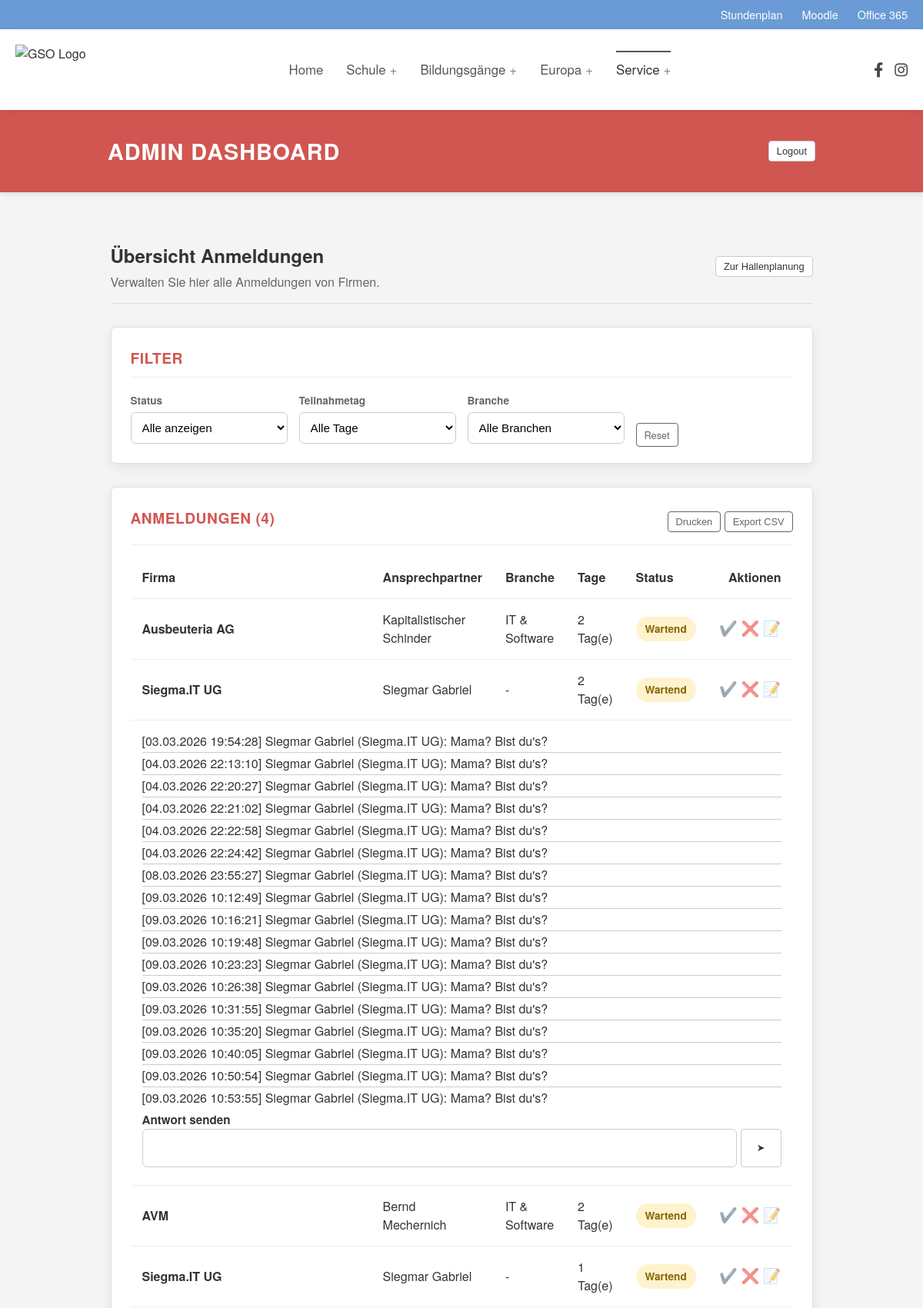
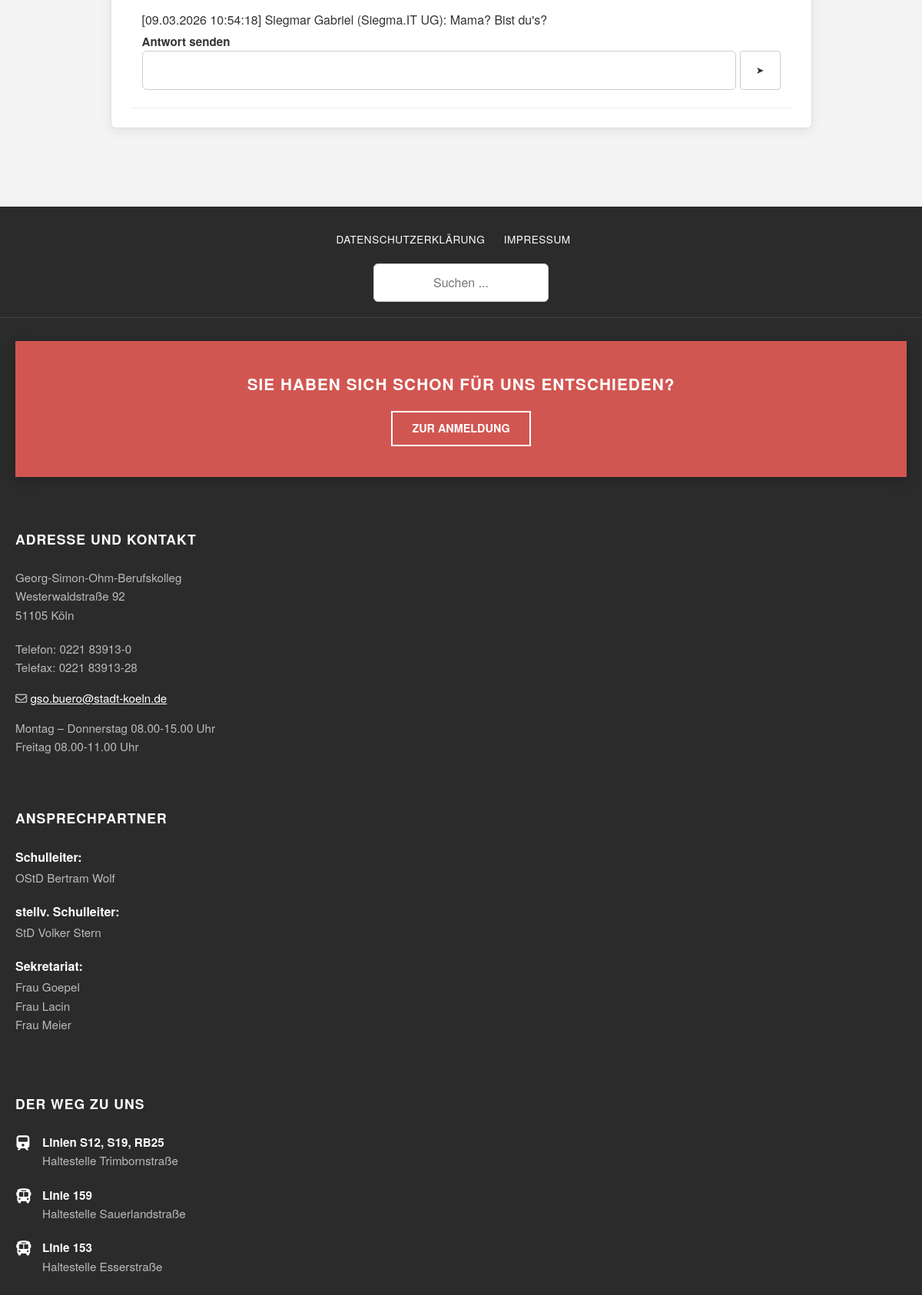
The app's page /dashboard (signed in, upper part) with its own data (2 pictures, top to bottom).
### database/models.py (models this page shows, shortened)
class Booking(Schema):
    __tablename__ = 'bookings'
    id = mapped_column(Integer, primary_key=True)
    user_id = mapped_column(Integer, ForeignKey('users.id'), nullable=False)
    event_year = mapped_column(Integer, nullable=False, default=datetime.now().year)
    first = mapped_column(Boolean, nullable=False, default=False)
    second = mapped_column(Boolean, nullable=False, default=False)
    status = mapped_column(Enum(BookingStatus), nullable=False, default=BookingStatus.pending)
    chairs_needed = mapped_column(Integer, nullable=False, default=0)
    tables_needed = mapped_column(Integer, nullable=False, default=0)
    sockets_needed = mapped_column(Integer, nullable=False, default=2)
    remarks = mapped_column(String, nullable=True)
    presentation = mapped_column(String, nullable=True)
    admin_note = mapped_column(String, nullable=True)
    user = relationship("User", back_populates="bookings")
    correspondence = relationship("Correspondence", back_populates="booking")
    UniqueConstraint('user_id', 'event_year')

class User(Schema):
    __tablename__ = 'users'
    id = mapped_column(Integer, primary_key=True)
    name = mapped_column(String, nullable=False)
    industry = mapped_column(String, nullable=True)
    contact_person = mapped_column(String, nullable=True)
    phone = mapped_column(String, nullable=True)
    email = mapped_column(String, nullable=False, unique=True)
    street = mapped_column(String, nullable=True)
    zip = mapped_column(String, nullable=True)
    city = mapped_column(String, nullable=True)
    support_association = mapped_column(Boolean, nullable=False, default=False)
    is_admin = mapped_column(Boolean, nullable=False, default=False)
    tokens = relationship("Token", back_populates="user")
    bookings = relationship("Booking", back_populates="user")

class Correspondence(Schema):
    __tablename__ = 'issues'
    id = mapped_column(Integer, primary_key=True)
    booking_id = mapped_column(Integer, ForeignKey('bookings.id'), nullable=False)
    from_admin = mapped_column(Boolean, nullable=False, default=False)
    from_user = mapped_column(Integer, ForeignKey('users.id'), nullable=False)
    timestamp = mapped_column(DateTime, nullable=False, default=datetime.now)
    message = mapped_column(String, nullable=False)
    booking = relationship("Booking", back_populates="correspondence")
    sender = relationship("User")

### app.py (the view, shortened to what this page needs)
@app.route('/marketplace')
@app.route('/dashboard')
@login_required
def dashboard():
    this_year = datetime.now().year
    if current_user.is_admin:
        template = 'admin_dashboard.html'
        bookings = get_bookings(**transform_filters(request.args), event_year=this_year)
    return render_template(template, user=current_user, bookings=bookings)

### app.py (called while the page is built)
@login_manager.user_loader
def load_user(user_id) -> Optional[Authenticated[User]]:
    try:
        user_id = int(user_id)
        user_record = db.query(User).filter_by(id=user_id).one()
        return Authenticated(user_record)
    except Exception:
        print(f'[WARN] user id not found: {user_id}')
        return None

@app.context_processor
def inject_constants():
    return { 'industry_names': industry_names }

### auth.py (called while the page is built)
    def __getattr__(self, attr):
        return getattr(self.record, attr)

### db.py (called while the page is built)
def get_bookings(**filters) -> list[Booking]:
    user_filters = {}
    if 'industry' in filters:
        user_filters['industry'] = filters.pop('industry')
    query = db.query(Booking).filter_by(**filters)
    query = query.join(Booking.user).filter_by(**user_filters)
    query = query.join(Booking.correspondence, isouter=True)
    return [decorate(booking) for booking in query.all()]

def decorate(booking: Booking) -> Booking:
    booking.duration = booking.first + booking.second
    booking.needs_response =(
            bool(len(booking.correspondence)) and not booking.correspondence[-1].from_admin)
    return booking

### input.py (called while the page is built, shortened)
def transform_filters(qparams: MultiDict[str, str]) -> dict[str, Any]:
    db_filters = {}
    if 'status' in qparams and qparams['status'] != 'all':
        db_filters['status'] = qparams['status']
    if 'industry' in qparams and qparams['industry'] != 'all':
        db_filters['industry'] = qparams['industry']
    return db_filters

### templates/admin_dashboard.html (shortened to what this page needs)
{% extends "marketplace.html" %}
{% set booking_list = bookings|list %}
{% block page_title %}Admin Dashboard{% endblock%}
{% block sub_content %}
<div class="dashboard-container">
  <div class="dashboard-intro">
    <div>
      <h2 class="welcome-title">Übersicht Anmeldungen</h2>
      <p class="welcome-sub">Verwalten Sie hier alle Anmeldungen von Firmen.</p>
    </div>
    <form action="/admin/floorplan"><button class="btn-small-outline btn-white-background">Zur Hallenplanung</button></form>
  </div>
  <section class="dash-card filter-card">
    <h3 class="card-title">Filter</h3>
    <form class="filter-grid" method="GET" action="{{ url_for('dashboard') }}">
      <div class="filter-group">
        <label for="filter-status">Status</label>
        <select id="filter-status" name="status" class="admin-select" onchange="this.form.submit()">
          <option value="all" {% if request.args.get('status') == 'all' or not request.args.get('status') %}selected{% endif %}>Alle anzeigen</option>
        </select>
      </div>
      <div class="filter-group">
        <label for="filter-day">Teilnahmetag</label>
        <select id="filter-day" name="day" class="admin-select" onchange="this.form.submit()">
          <option value="all" {% if request.args.get('day') == 'all' or not request.args.get('day') %}selected{% endif %}>Alle Tage</option>
        </select>
      </div>
      <div class="filter-group">
        <label for="filter-industry">Branche</label>
        <select id="filter-industry" name="industry" class="admin-select" onchange="this.form.submit()">
          <option value="all" {% if request.args.get('industry') == 'all' or not request.args.get('industry') %}selected{% endif %}>Alle Branchen</option>
        </select>
      </div>
      <div class="filter-actions">
        <a href="{{ url_for('dashboard') }}" class="btn-small-outline">
            Reset
        </a>
      </div>
    </form>
  </section>
  <div id="bookings">
    <section class="dash-card results-card">
      <div class="header-row">
        <h3 class="card-title" style="margin-bottom:0; border:none;">Anmeldungen ({{ booking_list|length }})</h3>
        <div class="no-print">
          <button class="btn-small-outline" onclick="printElement('bookings')">Drucken</button>
          <button class="btn-small-outline" onclick="exportCSV('bookings')">Export CSV</button>
        </div>
      </div>
      <div class="table-responsive">
        <table class="admin-table">
          <thead>
            <tr>
              <th>Firma</th>
              <th>Ansprechpartner</th>
              <th>Branche</th>
              <th>Tage</th>
              <th>Status</th>
              <th class="text-right no-print">Aktionen</th>
            </tr>
          </thead>
          <tbody>
          {% for booking in booking_list %}
            <tr>
              <td data-label="Firma" class="fw-bold">{{ booking.user.name }}</td>
              <td data-label="Ansprechpartner">{{ booking.user.contact_person }}</td>
              <td data-label="Branche">
                {% if booking.user.industry %}
                  {{ industry_names.get(booking.user.industry, booking.user.industry) }}
                {% else %}
                  -
                {% endif %}
              </td>
              <td data-label="Dauer">{{ booking.duration }} Tag(e)</td>
              <td data-label="Status">
                <span class="status-badge status-{{ booking.status.name|lower }}">
                  {{ booking.status.value }}
                </span>
              </td>
              <td data-label="Aktionen" class="text-right action-cell no-print">
                <form action="/admin/booking/{{ booking.id }}/confirm" method="POST" style="display:inline;">
                  <button type="submit" class="btn-icon btn-approve" title="Anmeldung bestätigen">
                      ✔️
                  </button>
                </form>
                <form action="/admin/booking/{{ booking.id }}/reject" method="POST" style="display:inline;" onsubmit="return confirm('Möchten Sie diese Anmeldung wirklich ablehnen?');">
                  <button type="submit" class="btn-icon btn-reject" title="Anmeldung ablehnen">
                      ❌
                  </button>
                </form>
                <button onclick="showNote({{ booking.id }})" class="btn-icon btn-reject" title="Notiz anzeigen/bearbeiten">
                    📝
                </button>
              </td>
            </tr>
            {% if booking.needs_response %}
            <tr>
              <td colspan="6" aria-label="Nachrichtenverlauf">
                <div class="info-item full-width">
                  {% for message in booking.correspondence %}
                    <span class="message">[{{ message.timestamp.strftime("%d.%m.%Y %H:%M:%S") }}] {{ message.sender.contact_person }} ({{ message.sender.name }}): {{ message.message }}</span>
                  {% endfor %}
                </div>
                <form action="/admin/booking/{{ booking.id }}/respond" method="POST" style="margin-top: 5px;">
                  <label>
                    Antwort senden
                    <div style="flex-direction: row; display: flex">
                      <input type="text" name="response" />
                      <button type="submit" class="btn-small-outline btn-white-background btn-submit-message" title="Antwort abschicken">
                          ➤
                      </button>
                    </div>
                  </label>
                </form>
              </td>
            </tr>
            {% endif %}
          {% endfor %}
          </tbody>
        </table>
      </div>
    </section>
  </div>
</div>
{% endblock %}

### static/css/baseStyle.css (style rules this page uses)
* { box-sizing: border-box; }
body { margin: 0; padding: 0; font-family: "Fira Sans", "Helvetica Neue", Arial, sans-serif; color: #333; background-color: #f9f9f9; line-height: 1.5; }
a { text-decoration: none; color: inherit; transition: color 0.2s ease; }

### static/css/marketplace.css (style rules this page uses)
:root { --gso-red: #d15651; --gso-blue: #6a9bd6; --gso-blue-hover: #5a8bc6; --text-color: #333; --text-muted: #666; --bg-color: #f4f4f4; --border-color: #ccc; --input-border: #ced4da; --input-focus: #6a8ecf; --card-shadow: 0 4px 15px rgba(0,0,0,0.1); --radius: 4px; }
* { box-sizing: border-box; }
body { font-family: "Fira Sans", "Helvetica Neue", Arial, sans-serif; background-color: var(--bg-color); margin: 0; color: var(--text-color); line-height: 1.5; }
label, .day-label, .label-text { font-weight: 600; margin-bottom: 0.5rem; color: var(--text-color); font-size: 0.95rem; display: block; }
input[type="text"], input[type="password"], input[type="email"], input[type="number"], input[type="tel"], textarea { padding: 0.8rem; font-size: 1rem; border: 1px solid var(--border-color); border-radius: var(--radius); width: 100%; transition: border-color 0.3s, box-shadow 0.3s; background: #fff; font-family: inherit; box-sizing: border-box; }

### records on screen
Booking: user.name "Ausbeuteria AG", user.contact_person "Kapitalistischer Schinder", duration "2", status.value "Wartend"
User: get "IT & Software"
Booking: user.name "Siegma.IT UG", user.contact_person "Siegmar Gabriel", duration "2", status.value "Wartend"
Correspondence: timestamp "03.03.2026 19:54:28", sender.contact_person "Siegmar Gabriel", sender.name "Siegma.IT UG", message "Mama? Bist du's?"
Correspondence: timestamp "04.03.2026 22:13:10", sender.contact_person "Siegmar Gabriel", sender.name "Siegma.IT UG", message "Mama? Bist du's?"
Correspondence: timestamp "04.03.2026 22:20:27", sender.contact_person "Siegmar Gabriel", sender.name "Siegma.IT UG", message "Mama? Bist du's?"
Correspondence: timestamp "04.03.2026 22:21:02", sender.contact_person "Siegmar Gabriel", sender.name "Siegma.IT UG", message "Mama? Bist du's?"
Correspondence: timestamp "04.03.2026 22:22:58", sender.contact_person "Siegmar Gabriel", sender.name "Siegma.IT UG", message "Mama? Bist du's?"
Correspondence: timestamp "04.03.2026 22:24:42", sender.contact_person "Siegmar Gabriel", sender.name "Siegma.IT UG", message "Mama? Bist du's?"
Correspondence: timestamp "08.03.2026 23:55:27", sender.contact_person "Siegmar Gabriel", sender.name "Siegma.IT UG", message "Mama? Bist du's?"
Correspondence: timestamp "09.03.2026 10:12:49", sender.contact_person "Siegmar Gabriel", sender.name "Siegma.IT UG", message "Mama? Bist du's?"
Correspondence: timestamp "09.03.2026 10:16:21", sender.contact_person "Siegmar Gabriel", sender.name "Siegma.IT UG", message "Mama? Bist du's?"
Correspondence: timestamp "09.03.2026 10:19:48", sender.contact_person "Siegmar Gabriel", sender.name "Siegma.IT UG", message "Mama? Bist du's?"
Correspondence: timestamp "09.03.2026 10:23:23", sender.contact_person "Siegmar Gabriel", sender.name "Siegma.IT UG", message "Mama? Bist du's?"
Correspondence: timestamp "09.03.2026 10:26:38", sender.contact_person "Siegmar Gabriel", sender.name "Siegma.IT UG", message "Mama? Bist du's?"
Correspondence: timestamp "09.03.2026 10:31:55", sender.contact_person "Siegmar Gabriel", sender.name "Siegma.IT UG", message "Mama? Bist du's?"
Correspondence: timestamp "09.03.2026 10:35:20", sender.contact_person "Siegmar Gabriel", sender.name "Siegma.IT UG", message "Mama? Bist du's?"
Correspondence: timestamp "09.03.2026 10:40:05", sender.contact_person "Siegmar Gabriel", sender.name "Siegma.IT UG", message "Mama? Bist du's?"
Correspondence: timestamp "09.03.2026 10:50:54", sender.contact_person "Siegmar Gabriel", sender.name "Siegma.IT UG", message "Mama? Bist du's?"
Correspondence: timestamp "09.03.2026 10:53:55", sender.contact_person "Siegmar Gabriel", sender.name "Siegma.IT UG", message "Mama? Bist du's?"
Booking: user.name "AVM", user.contact_person "Bernd Mechernich", duration "2", status.value "Wartend"
User: get "IT & Software"
Booking: user.name "Siegma.IT UG", user.contact_person "Siegmar Gabriel", duration "1", status.value "Wartend"
Correspondence: timestamp "09.03.2026 10:54:18", sender.contact_person "Siegmar Gabriel", sender.name "Siegma.IT UG", message "Mama? Bist du's?"

### other values on screen
{{ booking_list|length }} "4"
